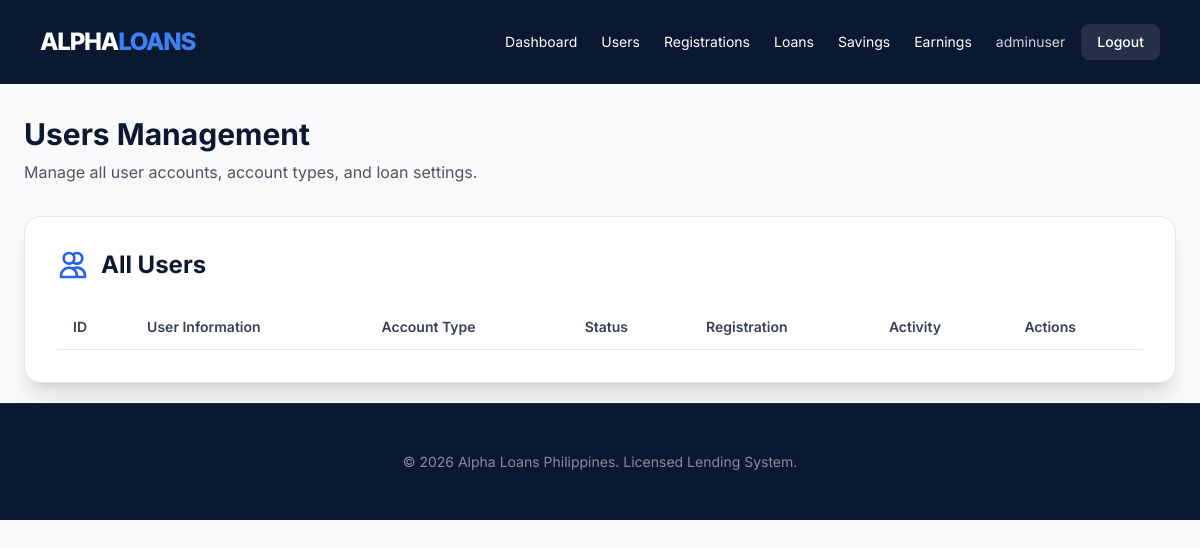
/admin/users.php (signed in), run on an earlier commit of the app's database.
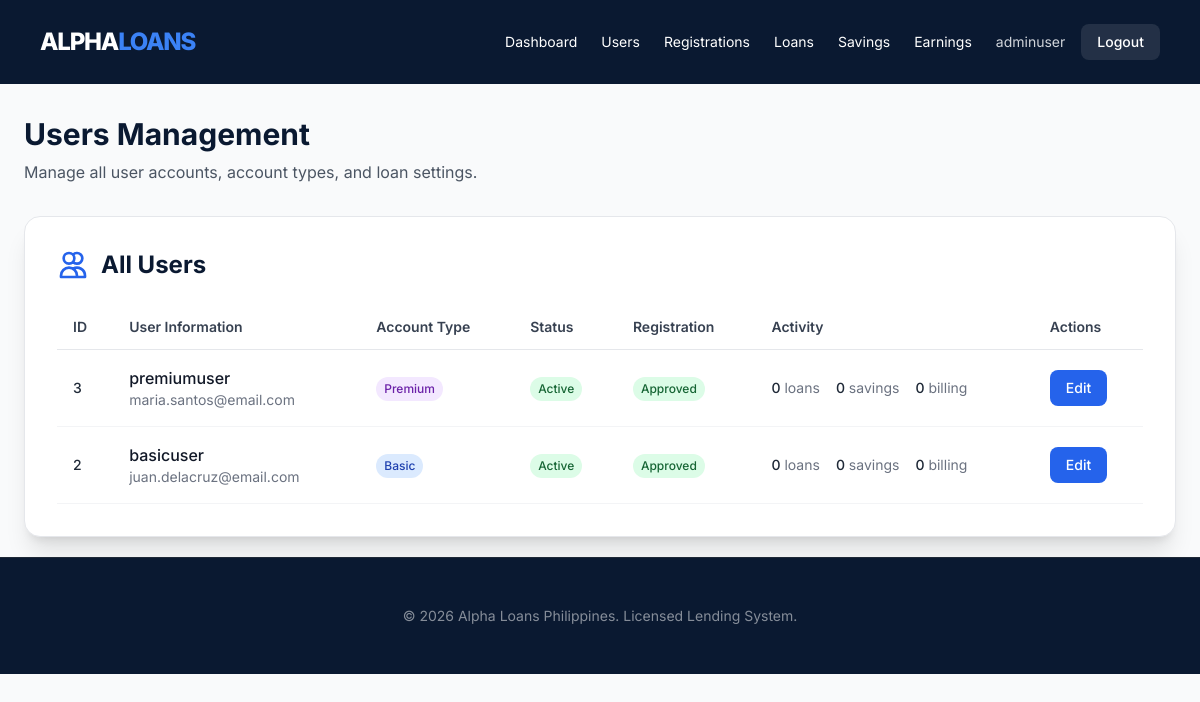
And on a later commit of the database.
### tables this page shows
CREATE TABLE users (
  id INT UNSIGNED AUTO_INCREMENT PRIMARY KEY,
  role ENUM('user','admin') NOT NULL DEFAULT 'user',
  username VARCHAR(190) NOT NULL,
  password_hash VARCHAR(255) NOT NULL,
  account_type ENUM('basic','premium') NOT NULL,
  name VARCHAR(255) NOT NULL,
  address TEXT NOT NULL,
  gender VARCHAR(32) NULL,
  birthday DATE NOT NULL,
  age SMALLINT UNSIGNED NOT NULL,
  email VARCHAR(190) NOT NULL,
  contact_number VARCHAR(32) NOT NULL,
  bank_name VARCHAR(190) NOT NULL,
  bank_account_number VARCHAR(64) NOT NULL,
  card_holder_name VARCHAR(190) NOT NULL,
  tin_number VARCHAR(64) NOT NULL,
  company_name VARCHAR(255) NOT NULL,
  company_address TEXT NOT NULL,
  company_phone VARCHAR(32) NOT NULL,
  position VARCHAR(190) NULL,
  monthly_earnings DECIMAL(12,2) NULL,
  registration_status ENUM('pending','approved','rejected') NOT NULL DEFAULT 'pending',
  verified_tag TINYINT(1) NOT NULL DEFAULT 0,
  tin_verified TINYINT(1) NOT NULL DEFAULT 0,
  company_verified TINYINT(1) NOT NULL DEFAULT 0,
  account_status ENUM('active','disabled') NOT NULL DEFAULT 'active',
  current_loan_ceiling DECIMAL(12,2) NOT NULL DEFAULT 10000.00,
  max_loan_term_months SMALLINT UNSIGNED NOT NULL DEFAULT 12,
  savings_last_nonzero_at DATETIME NULL,
  created_at DATETIME NOT NULL DEFAULT CURRENT_TIMESTAMP,
  updated_at DATETIME NOT NULL DEFAULT CURRENT_TIMESTAMP ON UPDATE CURRENT_TIMESTAMP,
  rejected_at DATETIME NULL,
  UNIQUE KEY uq_users_username (username),
  UNIQUE KEY uq_users_email (email)
);

### includes/auth.php (called while the page is built, shortened)
<?php
require_once __DIR__ . '/functions.php';
function current_user(): ?array
{
    return $_SESSION['user'] ?? null;
}
function refresh_session_user(PDO $pdo): ?array
{
    $u = current_user();
    $st = $pdo->prepare('SELECT * FROM users WHERE id = ? LIMIT 1');
    $st->execute([(int) $u['id']]);
    $fresh = $st->fetch();
    if ($fresh) {
        unset($fresh['password_hash']);
        return $fresh;
    }
    return $u;
}
function require_login(): array
{
    $u = current_user();
    $pdo = db();
    $u = refresh_session_user($pdo) ?? $u;
    return $u;
}
function require_admin(): array
{
    $u = require_login();
    return $u;
}

### config/config.php (called while the page is built, shortened)
<?php
function app_url(string $path): string
{
    return rtrim(APP_BASE, '/') . '/' . ltrim($path, '/');
}

### includes/functions.php (called while the page is built, shortened)
<?php
function h(?string $s): string
{
    return htmlspecialchars((string) $s, ENT_QUOTES | ENT_SUBSTITUTE, 'UTF-8');
}

### admin/users.php (the view, shortened to what this page needs)
<?php
require_once dirname(__DIR__) . '/config/config.php';
require_once dirname(__DIR__) . '/includes/auth.php';
require_once dirname(__DIR__) . '/includes/functions.php';
require_once dirname(__DIR__) . '/includes/layout.php';
$u = require_admin();
$pdo = db();
$users = $pdo->query(
    "SELECT id, username, name, email, account_type, account_status, registration_status, current_loan_ceiling, max_loan_term_months FROM users WHERE role = 'user' ORDER BY id DESC"
)->fetchAll();
render_header('Users Management', $u);
?>
<div class="max-w-6xl mx-auto">
    <div class="mb-8">
        <h1 class="text-3xl font-bold text-brand mb-2">Users Management</h1>
        <p class="text-gray-600">Manage all user accounts, account types, and loan settings.</p>
    </div>
    <div class="bg-white rounded-2xl shadow-xl border border-gray-200">
        <div class="p-8">
            <h2 class="text-2xl font-bold text-brand mb-6 flex items-center">
                <svg class="w-8 h-8 mr-3 text-blue-600" fill="none" stroke="currentColor" viewBox="0 0 24 24">
                    <path stroke-linecap="round" stroke-linejoin="round" stroke-width="2" d="M12 4.354a4 4 0 110 5.292M15 21H3v-1a6 6 0 0112 0v1zm0 0h6v-1a6 6 0 00-9-5.197M13 7a4 4 0 11-8 0 4 4 0 018 0z"></path>
                </svg>
                All Users
            </h2>
            <div class="overflow-x-auto">
                <table class="w-full">
                    <thead>
                        <tr class="border-b border-gray-200">
                            <th class="text-left py-3 px-4 text-sm font-semibold text-gray-700">ID</th>
                            <th class="text-left py-3 px-4 text-sm font-semibold text-gray-700">User Information</th>
                            <th class="text-left py-3 px-4 text-sm font-semibold text-gray-700">Account Type</th>
                            <th class="text-left py-3 px-4 text-sm font-semibold text-gray-700">Status</th>
                            <th class="text-left py-3 px-4 text-sm font-semibold text-gray-700">Registration</th>
                            <th class="text-left py-3 px-4 text-sm font-semibold text-gray-700">Activity</th>
                            <th class="text-left py-3 px-4 text-sm font-semibold text-gray-700">Actions</th>
                        </tr>
                    </thead>
                    <tbody>
                        <?php foreach ($users as $row): ?>
                            <?php
                            $uid = (int) $row['id'];
                            $c1 = $pdo->prepare('SELECT COUNT(*) FROM loans WHERE user_id = ?');
                            $c1->execute([$uid]);
                            $lc = (int) $c1->fetchColumn();
                            $c2 = $pdo->prepare('SELECT COUNT(*) FROM savings_transactions WHERE user_id = ?');
                            $c2->execute([$uid]);
                            $sc = (int) $c2->fetchColumn();
                            $c3 = $pdo->prepare('SELECT COUNT(*) FROM billing_statements WHERE user_id = ?');
                            $c3->execute([$uid]);
                            $bc = (int) $c3->fetchColumn();
                            ?>
                            <tr class="border-b border-gray-100 hover:bg-gray-50">
                                <td class="py-4 px-4 text-sm font-medium"><?= $uid ?></td>
                                <td class="py-4 px-4">
                                    <div class="font-medium text-gray-900"><?= h($row['username']) ?></div>
                                    <div class="text-sm text-gray-500"><?= h($row['email']) ?></div>
                                </td>
                                <td class="py-4 px-4">
                                    <span class="inline-flex items-center px-2 py-1 rounded-full text-xs font-medium
                                        <?php
                                        $typeColor = 'bg-gray-100 text-gray-800';
                                        if ($row['account_type'] === 'premium') $typeColor = 'bg-purple-100 text-purple-800';
                                        elseif ($row['account_type'] === 'basic') $typeColor = 'bg-blue-100 text-blue-800';
                                        echo $typeColor;
                                        ?>">
                                        <?= h(ucfirst($row['account_type'])) ?>
                                    </span>
                                </td>
                                <td class="py-4 px-4">
                                    <span class="inline-flex items-center px-2 py-1 rounded-full text-xs font-medium
                                        <?php
                                        $statusColor = 'bg-gray-100 text-gray-800';
                                        if ($row['account_status'] === 'active') $statusColor = 'bg-green-100 text-green-800';
                                        elseif ($row['account_status'] === 'disabled') $statusColor = 'bg-red-100 text-red-800';
                                        echo $statusColor;
                                        ?>">
                                        <?= h(ucfirst($row['account_status'])) ?>
                                    </span>
                                </td>
                                <td class="py-4 px-4">
                                    <span class="inline-flex items-center px-2 py-1 rounded-full text-xs font-medium
                                        <?php
                                        $regColor = 'bg-gray-100 text-gray-800';
                                        if ($row['registration_status'] === 'approved') $regColor = 'bg-green-100 text-green-800';
                                        elseif ($row['registration_status'] === 'pending') $regColor = 'bg-yellow-100 text-yellow-800';
                                        elseif ($row['registration_status'] === 'rejected') $regColor = 'bg-red-100 text-red-800';
                                        echo $regColor;
                                        ?>">
                                        <?= h(ucfirst($row['registration_status'])) ?>
                                    </span>
                                </td>
                                <td class="py-4 px-4">
                                    <div class="flex gap-4 text-sm">
                                        <div>
                                            <span class="font-medium"><?= $lc ?></span>
                                            <span class="text-gray-500"> loans</span>
                                        </div>
                                        <div>
                                            <span class="font-medium"><?= $sc ?></span>
                                            <span class="text-gray-500"> savings</span>
                                        </div>
                                        <div>
                                            <span class="font-medium"><?= $bc ?></span>
                                            <span class="text-gray-500"> billing</span>
                                        </div>
                                    </div>
                                </td>
                                <td class="py-4 px-4">
                                    <button onclick="toggleEditForm('user<?= $uid ?>')"
                                            class="bg-blue-600 hover:bg-blue-700 text-white font-medium py-2 px-4 rounded-lg transition text-sm">
                                        Edit
                                    </button>
                                </td>
                            </tr>
                        <?php endforeach; ?>
                    </tbody>
                </table>
            </div>
        </div>
    </div>
</div>
<?php render_footer();

### includes/layout.php (shortened to what this page needs)
<?php
require_once dirname(__DIR__) . '/config/config.php';
require_once dirname(__DIR__) . '/includes/functions.php';
function render_header(string $title, array $user = null): void
{
    $u = $user;
    $home = $u ? ($u['role'] === 'admin' ? app_url('admin/index.php') : app_url('dashboard.php')) : app_url('index.php');
    ?>
<!DOCTYPE html>
<html lang="en" class="scroll-smooth">
<head>
    <script src="https://cdn.tailwindcss.com"></script>
</head>
<body class="bg-gray-50 text-gray-800">
    <header class="bg-brand text-white">
        <nav class="flex justify-between items-center px-6 md:px-10 py-6">
            <div class="text-2xl font-extrabold tracking-tighter">
                <a href="<?= h($home) ?>" class="hover:text-blue-400 transition">
                    ALPHA<span class="text-blue-500">LOANS</span>
                </a>
            </div>
            <div class="flex items-center gap-6">
                <?php if ($u): ?>
                    <div class="hidden lg:flex items-center gap-6 text-sm">
                        <?php if ($u['role'] === 'admin'): ?>
                            <a href="<?= h(app_url('admin/index.php')) ?>" class="hover:text-blue-400 transition">Dashboard</a>
                            <a href="<?= h(app_url('admin/users.php')) ?>" class="hover:text-blue-400 transition">Users</a>
                            <a href="<?= h(app_url('admin/registrations.php')) ?>" class="hover:text-blue-400 transition">Registrations</a>
                            <a href="<?= h(app_url('admin/loans.php')) ?>" class="hover:text-blue-400 transition">Loans</a>
                            <a href="<?= h(app_url('admin/savings.php')) ?>" class="hover:text-blue-400 transition">Savings</a>
                            <a href="<?= h(app_url('admin/earnings.php')) ?>" class="hover:text-blue-400 transition">Earnings</a>
                        <?php endif; ?>
                    </div>
                    <div class="flex items-center gap-4">
                        <span class="text-sm text-gray-300"><?= h($u['username'] ?? '') ?></span>
                        <a class="bg-white/10 hover:bg-white/20 text-white px-4 py-2 rounded-lg text-sm font-medium transition" href="<?= h(app_url('logout.php')) ?>">Logout</a>
                    </div>
                <?php endif; ?>
            </div>
        </nav>
    </header>
    <main class="container-fluid px-4 pb-5 pt-8 max-w-screen-xl mx-auto">
        <div class="max-w-7xl mx-auto">
<?php
}
function render_footer(): void
{
    ?>
    </main>
    <footer class="bg-brand text-white py-12 px-10 text-center border-t border-gray-800">
        <p class="text-sm opacity-50">&copy; <?php echo date('Y'); ?> Alpha Loans Philippines. Licensed Lending System.</p>
    </footer>
</body>
</html>
<?php
}

### includes/layout.php (style rules this page uses)
:root { --brand-dark: #0a1931; }
body { font-family: 'Inter', sans-serif; }
.bg-brand { background-color: var(--brand-dark); }
.text-brand { color: var(--brand-dark); }

What changed in the data, as far as the page shows it:
added users: id "3", username "premiumuser", email "maria.santos@email.com", account_type "Premium", account_status "Active", registration_status "Approved", lc "0", sc "0", bc "0"
added users: id "2", username "basicuser", email "juan.delacruz@email.com", account_type "Basic", account_status "Active", registration_status "Approved", lc "0", sc "0", bc "0"
